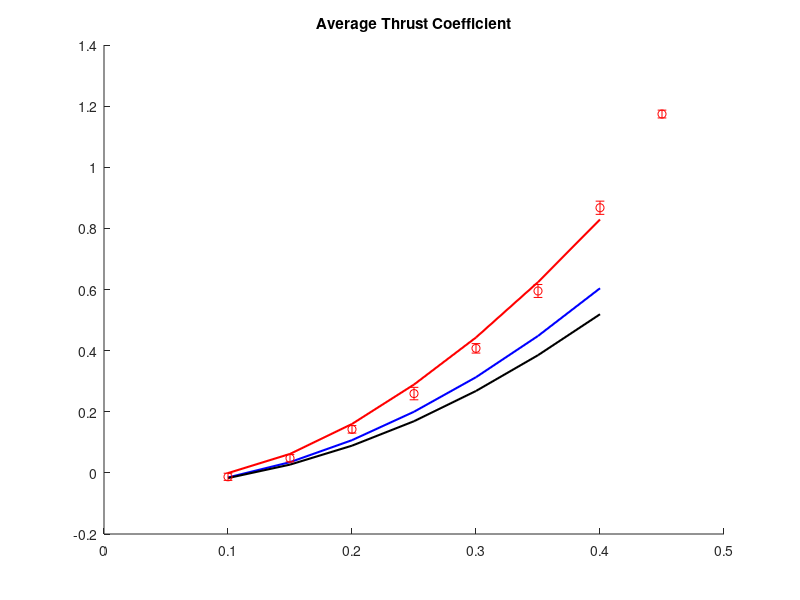

MATLAB code for this plot: (Note: this script raises an error after producing the figure.)
clear all
close all
clc

St = linspace(0.1, 0.45, 8);

%% QUINN %%
Ct_250 = [-0.0128 0.0479 0.1425 0.2595 0.4075 0.5952 0.8675 1.1741];
Ct_500 = [-0.0232 0.0107 0.0817 0.178 0.3095 0.4975 0.6964 0.9347];
Cp_250 = [0.0867 0.5051 1.1894 1.9438 3.8309 6.1678 9.3388 14.42];

Ct_250_std = [0.0117 0.0120 0.0123 0.0204 0.0155 0.0212 0.0216 0.0128];
Ct_500_std = [0.0215 0.0065 0.0277 0.0286 0.0178 0.0179 0.0195 0.0163];
Cp_250_std = [0.0810 0.1113 0.1428 0.1616 0.1604 0.1716 0.2037 0.2156];

%% DEWEY %%
Ct_inf = [-0.0363 0.0101 0.0630 0.1553 0.2754 0.4247 0.5841 0.7811];
Cp_inf = [0.2080 0.2984 0.6896 1.1665 2.1640 3.4181 5.6112 8.2545];
eta_inf = Ct_inf./Cp_inf;

%% MOORED %%
Ct_pm_250 = [-0.0007 0.062 0.16 0.289 0.443 0.624 0.829];
Ct_pm_500 = [-0.015 0.035 0.107 0.2 0.313 0.448 0.604];
Ct_pm_inf = [-0.017 0.027 0.089 0.169 0.268 0.385 0.519];
Cp_pm_250 = [0.123 0.306 0.603 1.045 1.658 2.464 3.487];
Cp_pm_500 = [0.099 0.244 0.476 0.818 1.292 1.918 2.716];
Cp_pm_inf = [0.089 0.215 0.417 0.714 1.125 1.667 2.358];


%% ANALYTICAL MODELS %%

a_eff_avg = [0.127 0.168  0.212  0.255 0.298  0.339  0.379  0.417];
a_ind_avg = [0.1   0.1488 0.1966 0.243 0.2877 0.3307 0.3717 0.4109];
a = atan(0.125);
eta_250 = Ct_250./Cp_250;
eta_250_std = sqrt((Ct_250_std./Ct_250).^2 + (Ct_500_std./Ct_500).^2).*eta_250;
eta_250_std(1:4) = eta_250_std(1:4)*0.3;
G_250_pistolesi = 2*sin(a).*(1+1/0.25^2 - sin(a)/(2*0.25))./(1-sin(a)/(4*0.25));
G_500_pistolesi = 2*sin(a).*(1+1/0.50^2 - sin(a)/(2*0.50))./(1-sin(a)/(4*0.50));
Cl_250_pistolesi = G_250_pistolesi*(1 - G_250_pistolesi*sin(a)/(4*0.25));
Cl_500_pistolesi = G_500_pistolesi*(1 - G_500_pistolesi*sin(a)/(4*0.25));
Cl_250_tuck = a/(0.25 - sin(a)/2 + a);
Cl_500_tuck = a/(0.50 - sin(a)/2 + a);

%% DISPLAY %%
figure(1)
title('Average Thrust Coefficient');
hold on
plot(St(1:end-1), Ct_pm_250, 'r-','LineWidth', 1.5, 'MarkerSize', 5);
plot(St(1:end-1), Ct_pm_500, 'b-','LineWidth', 1.5, 'MarkerSize', 5);
plot(St(1:end-1), Ct_pm_inf, 'k-','LineWidth', 1.5, 'MarkerSize', 5);
errorbar(St, Ct_250,Ct_250_std,'ro','MarkerSize', 6, 'LineWidth', 1.5);
errorbar(St, Ct_500,Ct_500_std,'bo','MarkerSize', 6, 'LineWidth', 1.5);
errorbar(St, Ct_inf,Ct_250_std,'ko','MarkerSize', 6, 'LineWidth', 1.5);
axis([0.1 0.47 -0.05 1.3]);
hold off

figure(2);
title('Average Power Coefficient');
hold on
% plot(St(1:end-1), Cp_pm_250, 'ro-','LineWidth', 1.5, 'MarkerSize', 5);
% plot(St(1:end-1), Cp_pm_500, 'bo-','LineWidth', 1.5, 'MarkerSize', 5);
% plot(St(1:end-1), Cp_pm_inf, 'ko-','LineWidth', 1.5, 'MarkerSize', 5);
errorbar(St, Cp_250,Cp_250_std,'r-','MarkerSize', 10, 'LineWidth', 2);
% plot(St, Cp_500,'bo','MarkerSize', 10, 'LineWidth', 2);
errorbar(St, Cp_inf,Cp_250_std,'k-','MarkerSize', 10, 'LineWidth', 2);
hold off

figure(3);
title('Efficiency');
hold on
% plot(St(1:end-1), Cp_pm_250, 'ro-','LineWidth', 1.5, 'MarkerSize', 5);
% plot(St(1:end-1), Cp_pm_500, 'bo-','LineWidth', 1.5, 'MarkerSize', 5);
% plot(St(1:end-1), Cp_pm_inf, 'ko-','LineWidth', 1.5, 'MarkerSize', 5);
errorbar(St, eta_250,eta_250_std,'r-','MarkerSize', 10, 'LineWidth', 2);
% plot(St, Cp_500,'bo','MarkerSize', 10, 'LineWidth', 2);
errorbar(St, eta_inf,eta_250_std,'k-','MarkerSize', 10, 'LineWidth', 2);
axis([0.1 0.47 0 0.2]);
hold off